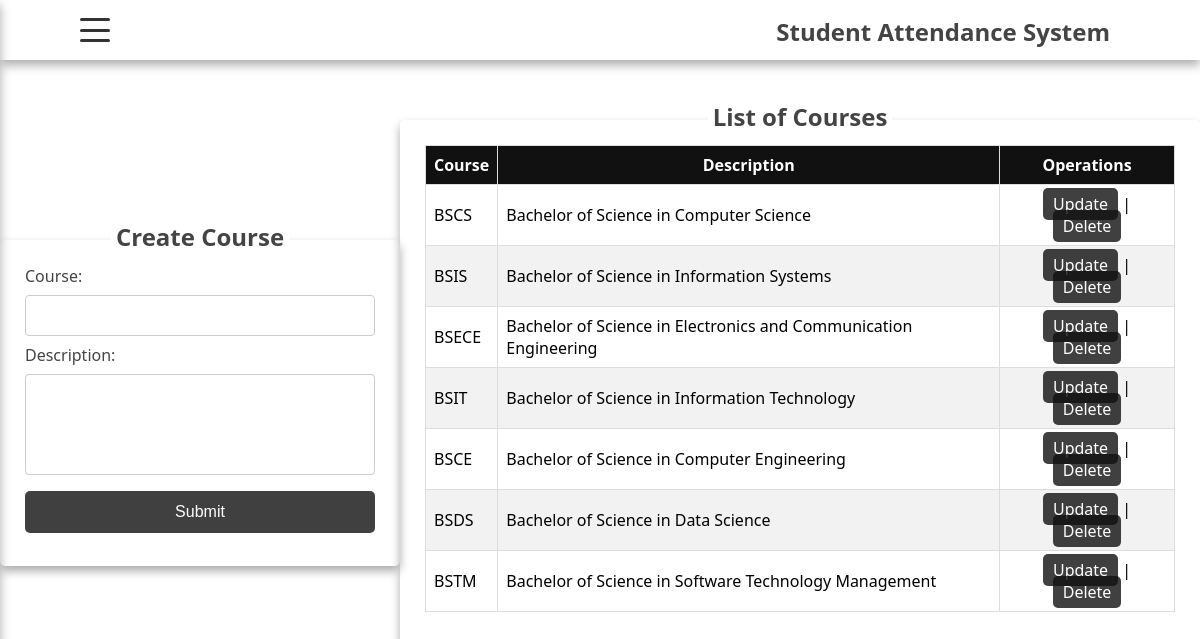
/course/, run on an earlier commit of the app's database.
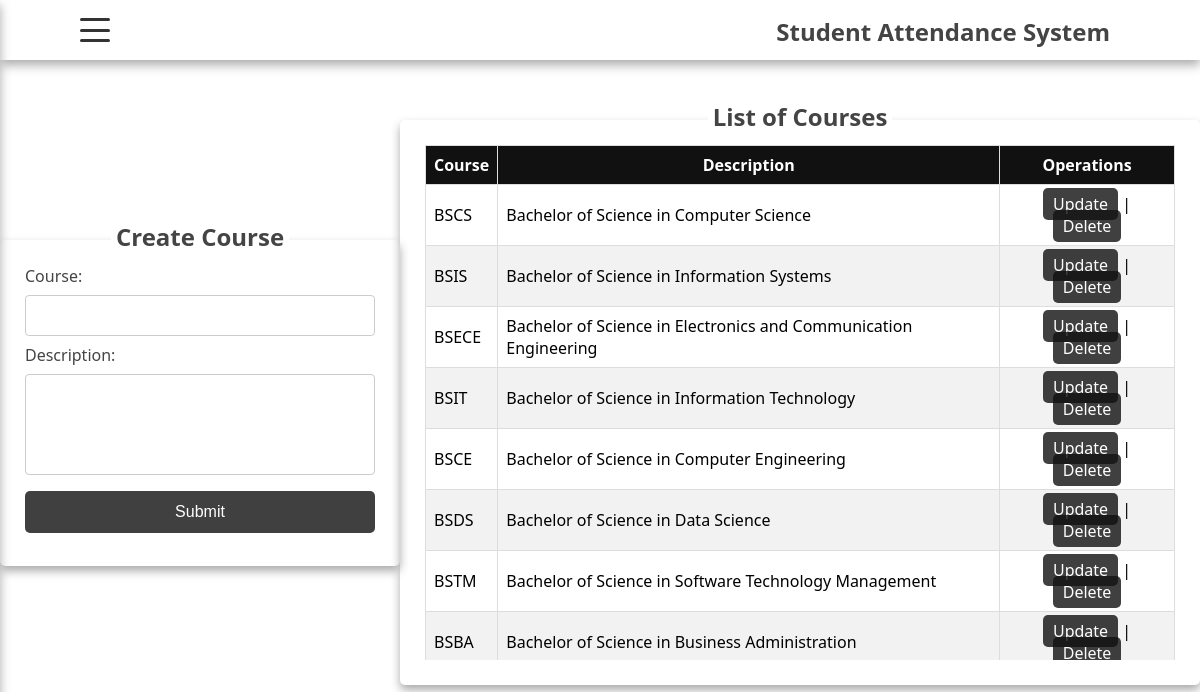
And on a later commit of the database.
### student/models.py (models this page shows, shortened)
class Course(models.Model):
    course = models.CharField(max_length=100)
    description = models.TextField(blank=True, null=True)

### student/views.py (the view)
# urls.py: path('course/',views.course,name='course'),
def course(request):
    return render(request, 'student/course.html',{'title':'Course','course_data':Course.objects.all()})

### student/templates/student/course.html (shortened to what this page needs)
{% extends "base.html" %}
{%block content%}
    <div class="student-container">
        <div class="form-container">
            <div class="overlap-form-text">
                <h2>Create Course</h2>
            </div>
            <form action="{%url 'add_course'%}" method="post">
                <label for="">Course:</label>
                <input type="text" name="course" id="">
                <label for="">Description:</label>
                <textarea name="description" id="" rows="5" cols="50" style="resize: none"></textarea>
                <button type="submit">Submit</button>
            </form>
        </div>
        <div class="list-container">
            <div class="overlap-list-text">
                <h2>List of Courses</h2>
            </div>
            <div class="table-container">
                <table>
                    <thead>
                        <tr>
                            <th>Course</th>
                            <th>Description</th>
                            <th>Operations</th>
                        </tr>
                    </thead>
                    <tbody>
                        {%for data in course_data%}
                        <tr>
                            <td style='text-align:left;'>{{data.course}}</td>
                            <td style='text-align:left;'>{{data.description}}</td>
                            <td>
                                <a href="{%url 'update_course' data.id%}">Update</a> |
                                <a href="{%url 'delete_course' data.id%}">Delete</a>
                            </td>
                        </tr>
                        {%endfor%}
                    </tbody>
                </table>
            </div>
        </div>
    </div>
{%endblock content%}

What changed in the data, as far as the page shows it:
added Course: course "BSBA", description "Bachelor of Science in Business Administration"
